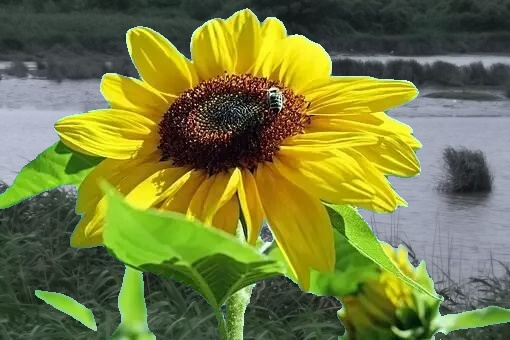
#> input picture practice/cv/img-process-lab/sample/T04-A.jpg, 510 x 340 px
$ python filter.py --source ../sample/T04-A.jpg   (older library calls are emulated)
#> lines starting #> are read from the running program, lines starting #| are printed output that depends on the picture; after the words box and inside, x2 and y2 are one past the last pixel; in counts of white or black regions, pixels touching at a corner belong together
import argparse
import cv2
import numpy as np


KERNELS = {
    "blur":      np.array([[0.0625, 0.125, 0.0625],
                            [0.125,  0.25,  0.125],
                            [0.0625, 0.125, 0.0625]], dtype="float32"),
    "edge":      np.array([[-1, -1, -1], [-1,  8, -1], [-1, -1, -1]], dtype="float32"),
    "emboss":    np.array([[-2, -1,  0], [-1,  1,  1], [ 0,  1,  2]], dtype="float32"),
    "sharpen":   np.array([[ 0, -1,  0], [-1,  5, -1], [ 0, -1,  0]], dtype="float32"),
    "laplacian": np.array([[ 0,  1,  0], [ 1, -4,  1], [ 0,  1,  0]], dtype="float32"),
}

SOBEL_DIR_KERNELS = {
    "top":    np.array([[ 1,  2,  1], [ 0,  0,  0], [-1, -2, -1]], dtype="float32"),
    "bottom": np.array([[-1, -2, -1], [ 0,  0,  0], [ 1,  2,  1]], dtype="float32"),
    "right":  np.array([[-1,  0,  1], [-2,  0,  2], [-1,  0,  1]], dtype="float32"),
    "left":   np.array([[ 1,  0, -1], [ 2,  0, -2], [ 1,  0,  1]], dtype="float32"),
}


def show_blur(img):
    cv2.imshow("Original",              img)
    cv2.imshow("Blur 7x7",              cv2.blur(img, (7, 7)))
    cv2.imshow("Blur 1x47 (H)",         cv2.blur(img, (1, 47)))
    cv2.imshow("Blur 47x1 (V)",         cv2.blur(img, (47, 1)))
    cv2.imshow("Gaussian 11x11",        cv2.GaussianBlur(img, (11, 11), 0))
    cv2.imshow("Gaussian 5x41 (H)",     cv2.GaussianBlur(img, (5, 41), 0))
    cv2.imshow("Gaussian 41x5 (V)",     cv2.GaussianBlur(img, (41, 5), 0))
    cv2.imshow("Median 5",              cv2.medianBlur(img, 5))
    cv2.imshow("Median 7",              cv2.medianBlur(img, 7))
    cv2.imshow("Median 9",              cv2.medianBlur(img, 9))
    cv2.imshow("Box 7x7 normalized",    cv2.boxFilter(img, -1, (7, 7), normalize=True))
    cv2.imshow("Box 7x7 unnormalized",  cv2.boxFilter(img, -1, (7, 7), normalize=False))
    cv2.imshow("Bilateral",             cv2.bilateralFilter(img, 16, 50, 16))
    cv2.waitKey(0)
    cv2.destroyAllWindows()


def show_filter2d(img, kernel_name):
    kernel = KERNELS[kernel_name]
    result = cv2.filter2D(img, -1, kernel)
    out = np.hstack((img, result))
    cv2.imshow(f"filter2D [{kernel_name}]  Original | Result", out)
    cv2.waitKey(0)
    cv2.destroyAllWindows()


def show_sobel(img):
    gray = cv2.cvtColor(img, cv2.COLOR_BGR2GRAY)
    depth = cv2.CV_16S
    grad_x = cv2.Sobel(gray, depth, 1, 0, ksize=7)
    grad_y = cv2.Sobel(gray, depth, 0, 1, ksize=7)
    abs_x  = cv2.convertScaleAbs(grad_x)
    abs_y  = cv2.convertScaleAbs(grad_y)
    sobel  = cv2.addWeighted(abs_x, 0.5, abs_y, 0.5, 0)

    _, thresh = cv2.threshold(sobel, 0, 255, cv2.THRESH_BINARY + cv2.THRESH_OTSU)

    knl_v = np.ones((3, 1), np.uint8)
    morph = cv2.dilate(thresh, knl_v, iterations=2)
    morph = cv2.erode(morph,  knl_v, iterations=4)
    morph = cv2.dilate(morph, knl_v, iterations=2)
    morph = cv2.erode(morph,  knl_v, iterations=1)
    morph = cv2.dilate(morph, knl_v, iterations=2)

    cv2.imshow("Sobel",  sobel)
    cv2.imshow("Thresh", thresh)
    cv2.imshow("Morph",  morph)
    cv2.waitKey(0)
    cv2.destroyAllWindows()

    results = [cv2.filter2D(gray, -1, k) for k in SOBEL_DIR_KERNELS.values()]
    out = np.hstack([gray] + results)
    cv2.imshow("Sobel Dir  Gray | Top | Bottom | Right | Left", out)
    cv2.waitKey(0)
    cv2.destroyAllWindows()


def show_canny(img):
    gray = cv2.cvtColor(img, cv2.COLOR_BGR2GRAY)
    gray = cv2.GaussianBlur(gray, (5, 5), 0)
    pairs = [(10, 30), (30, 70), (50, 120), (80, 170)]
    for lo, hi in pairs:
        cv2.imshow(f"Canny {lo}/{hi}", cv2.Canny(gray, lo, hi))
    cv2.waitKey(0)
    cv2.destroyAllWindows()


MODES = {
    "blur":  show_blur,
    "sobel": show_sobel,
    "canny": show_canny,
}


def main():
    ap = argparse.ArgumentParser()
    ap.add_argument("--source", required=True, help="image path")
    ap.add_argument("--mode", choices=["blur", "filter2d", "sobel", "canny", "all"], default="all")
    ap.add_argument("--kernel", choices=list(KERNELS), default="edge",
                    help="kernel type for filter2d mode")
    args = ap.parse_args()

    img = cv2.imread(args.source)
#> img is the input picture: shape (340, 510, 3); mean B, G, R 61.3, 123.7, 117.3
    if img is None:
        print(f"[ERROR] Cannot read image: {args.source}")
        return

    if args.mode == "all":
        show_blur(img)
        for k in KERNELS:
            show_filter2d(img, k)
        show_sobel(img)
#> in show_sobel, `grad_x = cv2.Sobel(gray, depth, 1, 0, ksize=7)`:
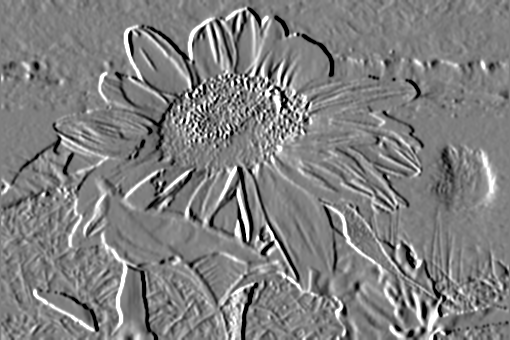
#> grad_x: shape (340, 510) int16; min -32768, max 32767, mean 46; drawn with min black and max white
#> in show_sobel, `grad_y = cv2.Sobel(gray, depth, 0, 1, ksize=7)`:
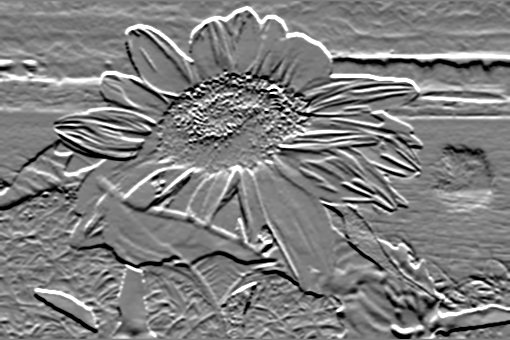
#> grad_y: shape (340, 510) int16; min -32768, max 32767, mean -89.9; drawn with min black and max white
#> in show_sobel, `_, thresh = cv2.threshold(sobel, 0, 255, cv2.THRESH_BINARY + cv2.THRES..`:
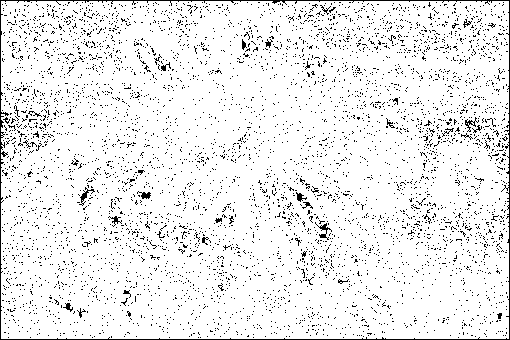
#> thresh: shape (340, 510); 92.8% white; black in thin lines or dots
#> in show_sobel, `morph = cv2.dilate(thresh, knl_v, iterations=2)`: morph: shape (340, 510); 99.5% white; black in thin lines or dots
#> in show_sobel, `morph = cv2.erode(morph,  knl_v, iterations=4)`: morph: shape (340, 510); 99% white; black in thin lines or dots
#> in show_sobel, `morph = cv2.dilate(morph, knl_v, iterations=2)`: morph: shape (340, 510); 99.3% white; black in thin lines or dots
#> in show_sobel, `morph = cv2.erode(morph,  knl_v, iterations=1)`: morph: shape (340, 510); 99.1% white; black in thin lines or dots
#> in show_sobel, `morph = cv2.dilate(morph, knl_v, iterations=2)`:
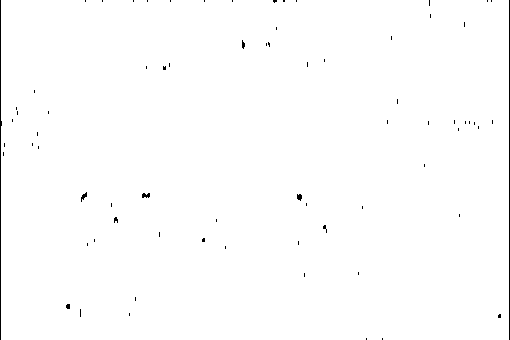
#> morph: shape (340, 510); 99.4% white; black in thin lines or dots
#> in show_sobel, `results = [cv2.filter2D(gray, -1, k) for k in SOBEL_DIR_KERNELS.values..`: results = 4 items
#> in show_sobel, `out = np.hstack([gray] + results)`:
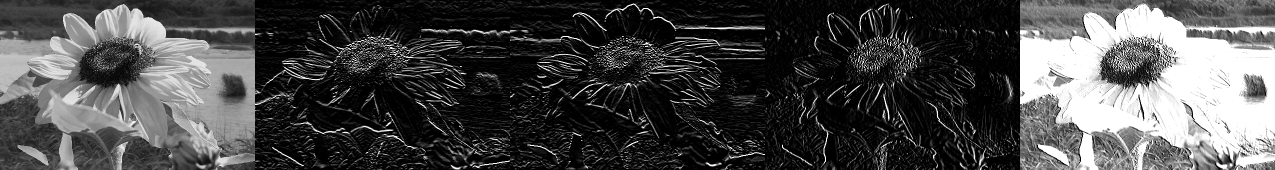
#> out: shape (340, 2550) (shown at 1/2 size); min 0, max 255, mean 73.6
        show_canny(img)
#> in show_canny, `gray = cv2.GaussianBlur(gray, (5, 5), 0)`:
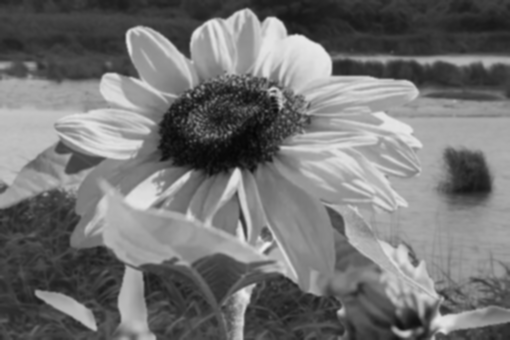
#> gray: shape (340, 510); min 5, max 238, mean 114.7
#> the loop in show_canny, `for lo, hi in pairs:` made 4 passes
#> pass 2, in show_canny, `cv2.imshow(f"Canny {lo}/{hi}", cv2.Canny(gray, lo, hi))`:
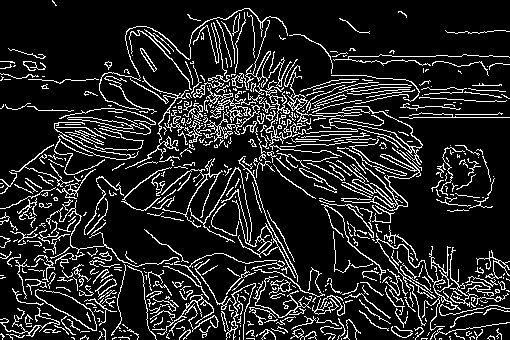
#> window 'Canny 30/70': shape (340, 510); 14.2% white in thin lines or dots
    elif args.mode == "filter2d":
        show_filter2d(img, args.kernel)
    else:
        MODES[args.mode](img)


if __name__ == "__main__":
    main()

$ run again, on practice/cv/img-process-lab/sample/airPineapple.jpg
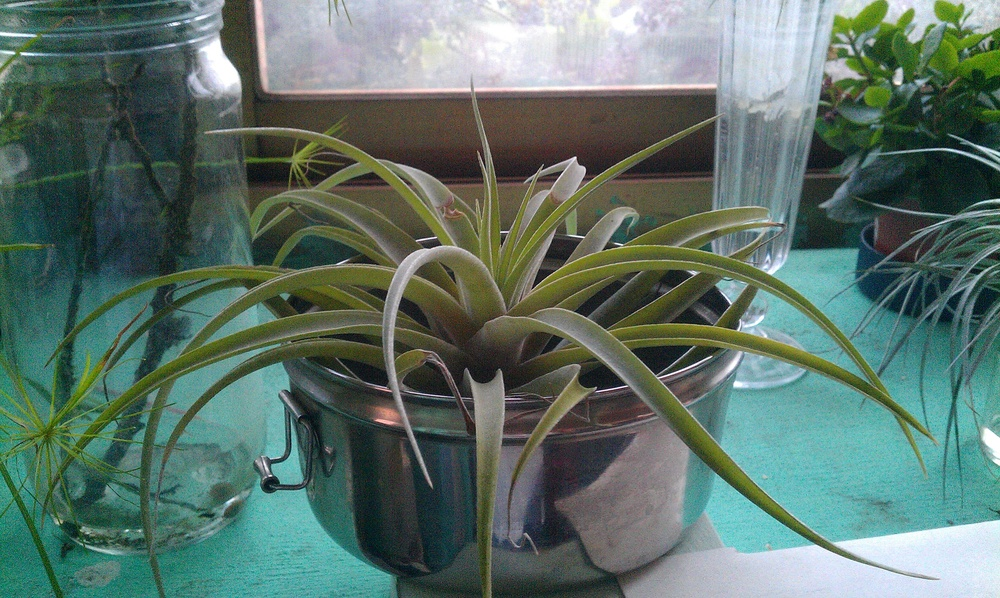
#> input picture practice/cv/img-process-lab/sample/airPineapple.jpg, 1000 x 598 px, shrunk from 3264 x 1952 before the run
#> in main, img is the input picture: shape (598, 1000, 3); mean B, G, R 105.7, 114.8, 92.6
#> in show_sobel, `_, thresh = cv2.threshold(sobel, 0, 255, cv2.THRESH_BINARY + cv2.THRES..`:
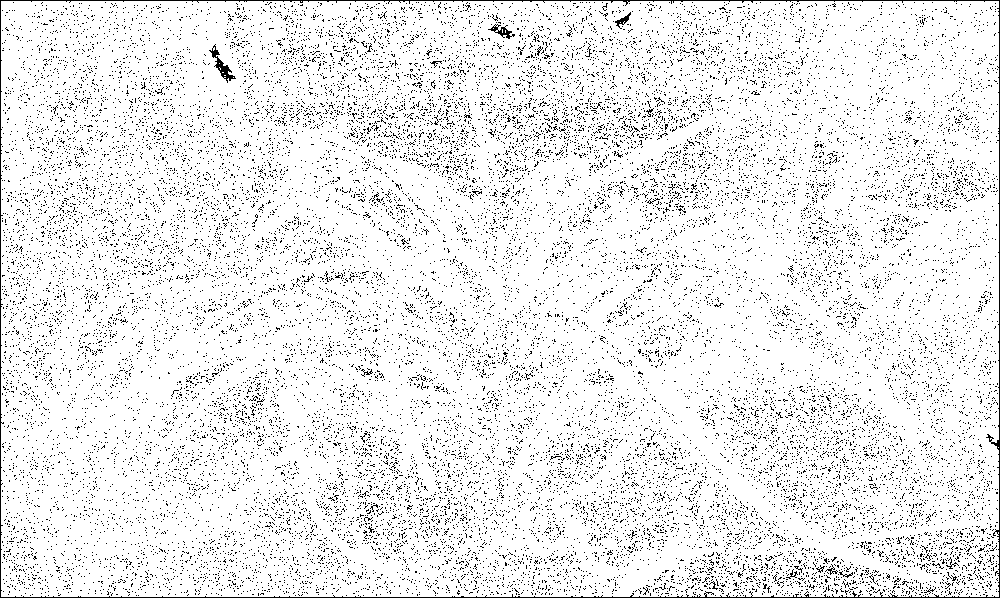
#> thresh: shape (598, 1000); 92.5% white; black in thin lines or dots
#> results = 4 items
#> in show_sobel, `out = np.hstack([gray] + results)`:
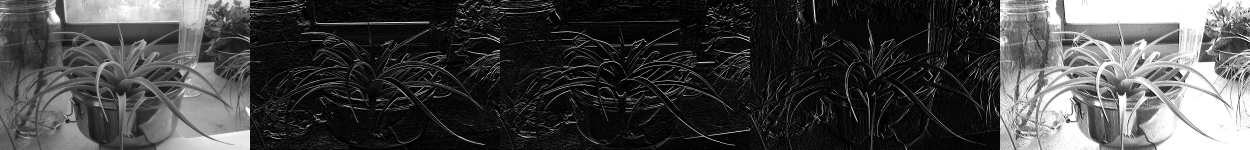
#> out: shape (598, 5000) (shown at 1/4 size); min 0, max 255, mean 68.7

$ run again, on practice/cv/img-process-lab/sample/bear.jpg
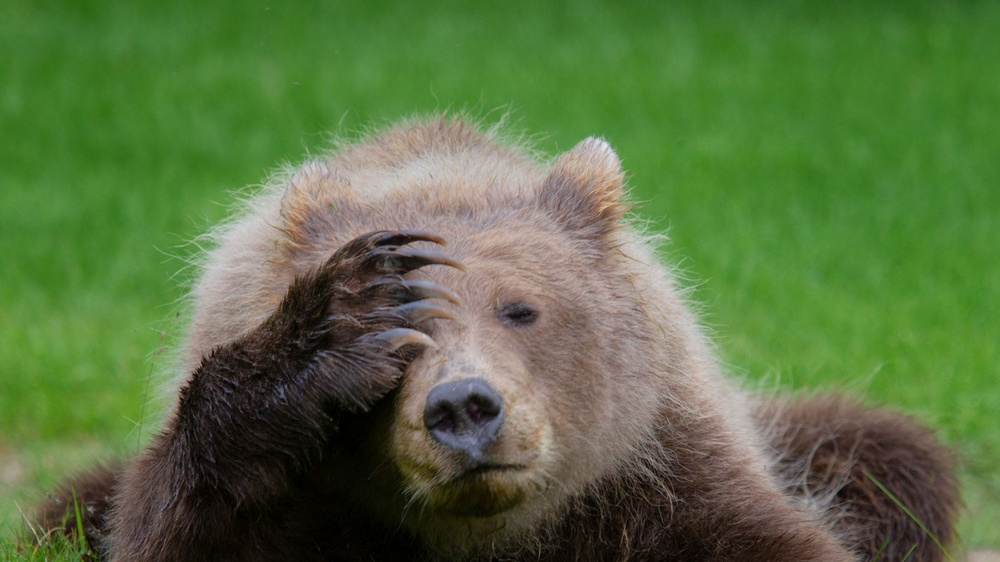
#> input picture practice/cv/img-process-lab/sample/bear.jpg, 1000 x 562 px, shrunk from 2048 x 1152 before the run
#> in main, img is the input picture: shape (562, 1000, 3); mean B, G, R 66.1, 113.2, 88.8
#> in show_sobel, `_, thresh = cv2.threshold(sobel, 0, 255, cv2.THRESH_BINARY + cv2.THRES..`:
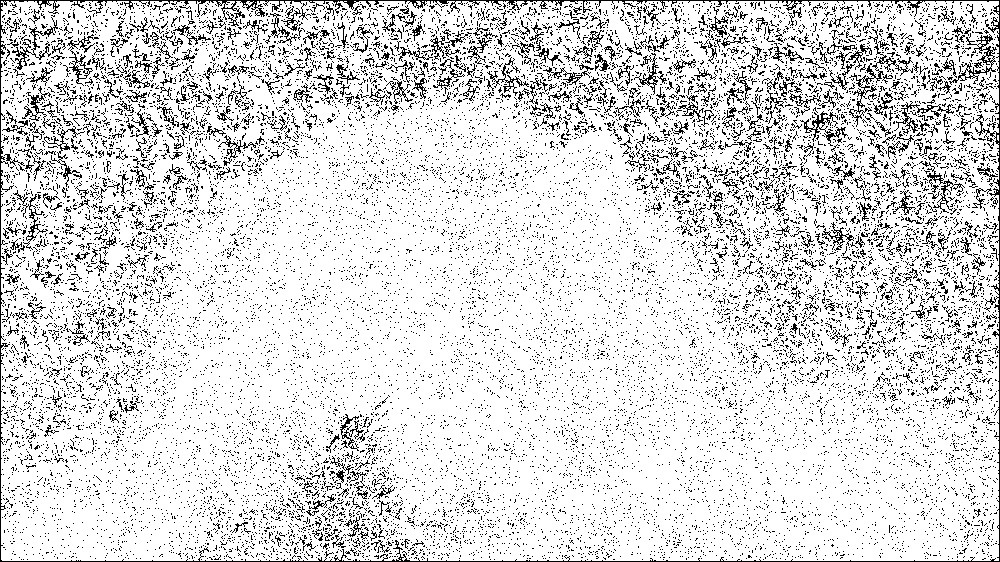
#> thresh: shape (562, 1000); 86.3% white; black in thin lines or dots
#> results = 4 items
#> the loop in show_canny, `for lo, hi in pairs:` made 4 passes
#> pass 2, in show_canny, `cv2.imshow(f"Canny {lo}/{hi}", cv2.Canny(gray, lo, hi))`:
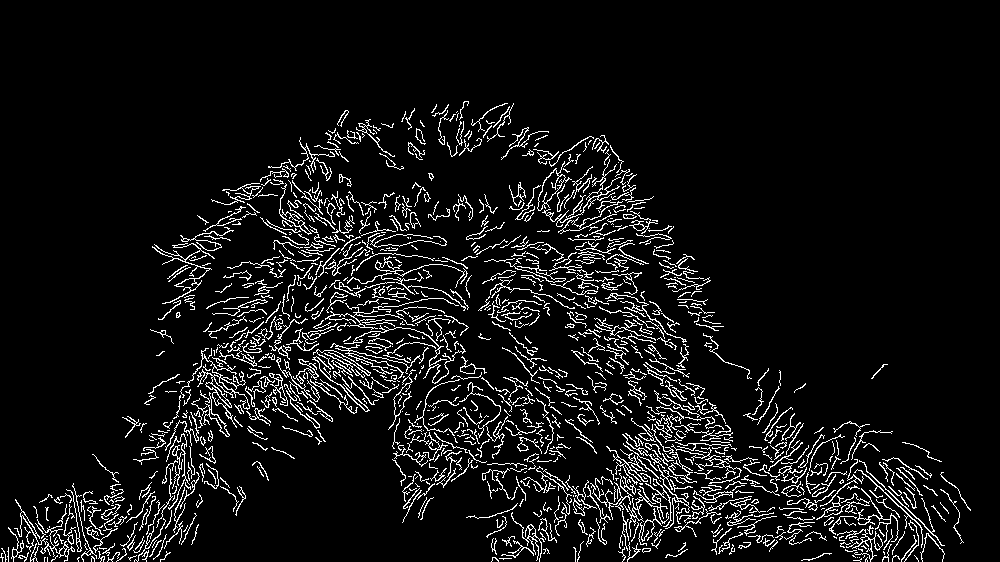
#> window 'Canny 30/70': shape (562, 1000); 7.3% white in thin lines or dots, all inside (x1, y1, x2, y2) = (0, 101, 971, 562)

$ run again, on practice/cv/img-process-lab/sample/brook_1020x680.jpg
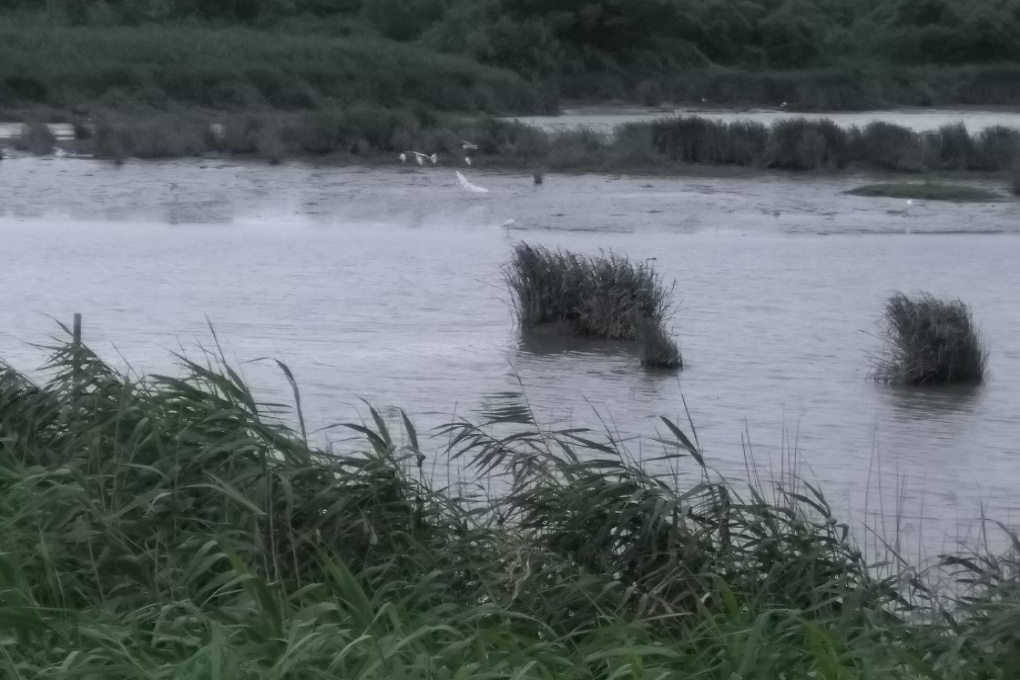
#> input picture practice/cv/img-process-lab/sample/brook_1020x680.jpg, 1020 x 680 px
#> in main, img is the input picture: shape (680, 1020, 3); mean B, G, R 106.1, 104, 95.3
#> thresh: shape (680, 1020); 90.1% white; black in thin lines or dots
#> results = 4 items
#> the loop in show_canny, `for lo, hi in pairs:` made 4 passes
#> pass 2, in show_canny, `cv2.imshow(f"Canny {lo}/{hi}", cv2.Canny(gray, lo, hi))`:
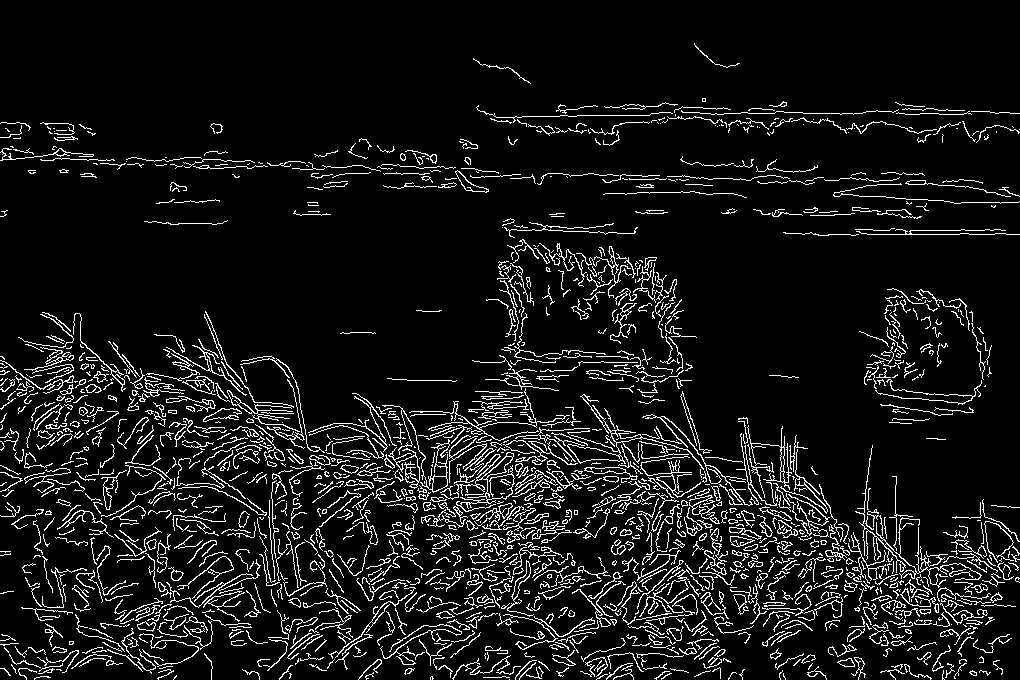
#> window 'Canny 30/70': shape (680, 1020); 8.6% white in thin lines or dots
